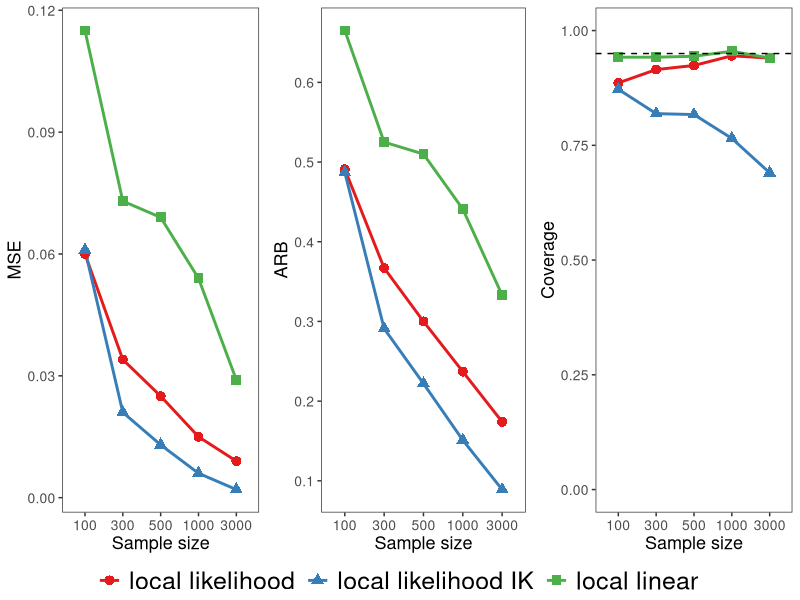
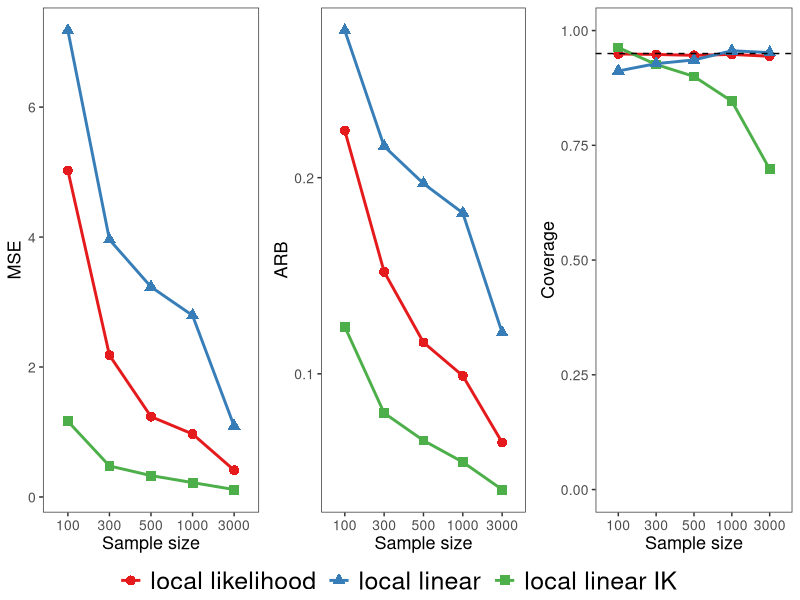
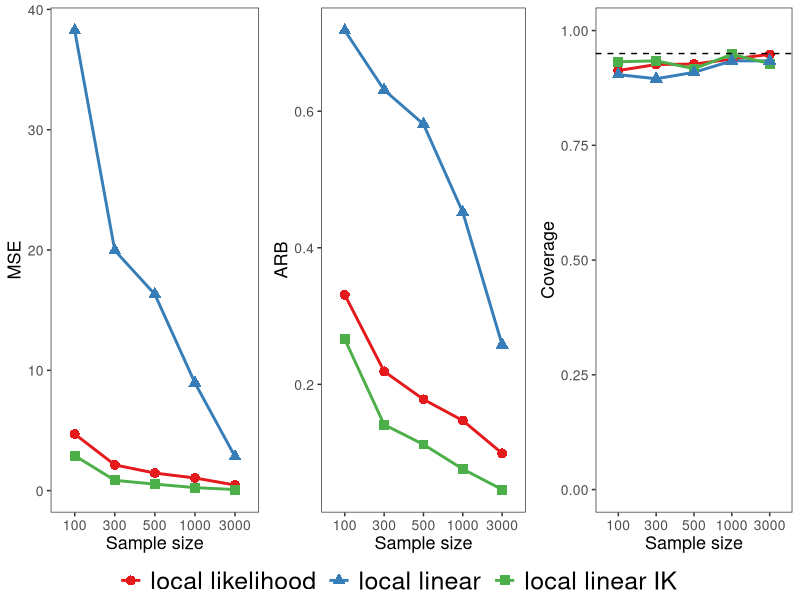

Here is the R script that generated these plots, in order:
library(tidyverse)
library(gridExtra)

type_binomial_trial100 = read.csv('100_type_binomial_trial_500.csv')
type_poisson_trial100 = read.csv('100_type_poisson_trial_500.csv')
type_ZIP_trial100 = read.csv('100_type_ZIP_trial_500.csv')
type_binomial_trial300 = read.csv('300_type_binomial_trial_500.csv')
type_poisson_trial300 = read.csv('300_type_poisson_trial_500.csv')
type_ZIP_trial300 = read.csv('300_type_ZIP_trial_500.csv')
type_binomial_trial500 = read.csv('500_type_binomial_trial_500.csv')
type_poisson_trial500 = read.csv('500_type_poisson_trial_500.csv')
type_ZIP_trial500 = read.csv('500_type_ZIP_trial_500.csv')
type_ZIP_trial1000 = read.csv('1000_type_ZIP_trial_500.csv')
type_binomial_trial1000 = read.csv('1000_type_binomial_trial_500.csv')
type_poisson_trial1000 = read.csv('1000_type_poisson_trial_500.csv')
type_binomial_trial3000 = read.csv('3000_type_binomial_trial_500.csv')
type_poisson_trial3000 = read.csv('3000_type_poisson_trial_500.csv')
type_ZIP_trial3000 = read.csv('3000_type_ZIP_trial_500.csv')

#----- Binomial
make_result = function(dataframe, truevalue, sample){
  
  dataframe = dataframe[complete.cases(dataframe),]
  ind = which(dataframe$zipest_IK!= Inf) 

  mse_local = round(mean((dataframe$zipest-truevalue)^2), 3)
  mse_local_IK = round(mean((dataframe$zipest_IK[ind]-truevalue)^2), 3)
  mse_lin = round(mean((dataframe$linest-truevalue)^2), 3)
  
  abs_local = round(mean(abs(dataframe$zipest-truevalue)/abs(truevalue)), 3)
  abs_local_IK = round(mean(abs(dataframe$zipest_IK[ind]-truevalue)/abs(truevalue)), 3)
  abs_lin = round(mean(abs(dataframe$linest - truevalue)/abs(truevalue)), 3)
  
  ci_local = round(mean(dataframe$zip_ci_left <= truevalue & dataframe$zip_ci_right >= truevalue, na.rm=T), 3)
  ci_local_IK = round(mean(dataframe$zip_ci_left_IK[ind] <= truevalue & dataframe$zip_ci_right_IK[ind] >= truevalue, na.rm=T), 3)
  ci_lin = round(mean(dataframe$lin_ci_left <= truevalue & dataframe$lin_ci_right >= truevalue, na.rm=T), 3)
  
  result = data.frame('num_sam' = sample, 'mselocal' = mse_local, 'abslocal' = c(abs_local), 'cilocal' = c(ci_local), 'mselocal_IK' = mse_local_IK, 'abslocal_IK' = c(abs_local_IK), 'cilocal_IK' = c(ci_local_IK), 'mselin' = mse_lin, 'abslin' = abs_lin, 'cilin' = ci_lin)
  
  return(result)
}


logistic = function(x) { exp(x)/(1+exp(x))}
truediff_binomial =logistic(-0.3) - logistic(1.5)

# n = 100
bin100 = make_result(type_binomial_trial100, truediff_binomial, 100)

# n = 300
bin300 = make_result(type_binomial_trial300, truediff_binomial, 300)

# n = 500
bin500 = make_result(type_binomial_trial500, truediff_binomial, 500)

# n = 1000
bin1000 = make_result(type_binomial_trial1000,  truediff_binomial, 1000)

# n = 3000
bin3000 = make_result(type_binomial_trial3000, truediff_binomial, 3000)


binomial = rbind(bin100, bin300, bin500, bin1000, bin3000)
colnames(binomial) = c('N', 'local likelihood mse', 'local likelihood arb', 'local likelihood coverage', 'local likelihood IK mse', 'local likelihood IK arb', 'local likelihood IK coverage', 'local linear mse', 'local linear arb', 'local linear coverage')

#----- Poisson / Zero-inflated 
make_result = function(dataframe, truevalue, sample){
  
  dataframe = dataframe[complete.cases(dataframe),]
  ind = which(dataframe$zipest!= Inf) 

  mse_local = round(mean((dataframe$zipest[ind]-truevalue)^2), 3)
  mse_lin_IK = round(mean((dataframe$linest_IK_r-truevalue)^2), 3)
  mse_lin = round(mean((dataframe$linest-truevalue)^2), 3)
  
  abs_local = round(mean(abs(dataframe$zipest[ind]-truevalue)/truevalue), 3)
  abs_lin_IK = round(mean(abs(dataframe$linest_IK_r-truevalue)/truevalue), 3)
  abs_lin = round(mean(abs(dataframe$linest - truevalue)/truevalue), 3)
  
  ci_local = round(mean(dataframe$zip_ci_left[ind] <= truevalue & dataframe$zip_ci_right[ind] >= truevalue, na.rm=T), 3)
  ci_lin_IK = round(mean(dataframe$lin_ci_left_IK_r <= truevalue & dataframe$lin_ci_right_IK_r >= truevalue, na.rm=T), 3)
  ci_lin = round(mean(dataframe$lin_ci_left <= truevalue & dataframe$lin_ci_right >= truevalue, na.rm=T), 3)
  
  result = data.frame('num_sam' = sample, 'mselocal' = mse_local, 'abslocal' = c(abs_local), 'cilocal' = c(ci_local), 'mselin_IK' = mse_lin_IK, 'abslin_IK' = c(abs_lin_IK), 'cilin_IK' = c(ci_lin_IK), 'mselin' = mse_lin, 'abslin' = abs_lin, 'cilin' = ci_lin)
  
  return(result)
}

truediff_poisson = exp(2.3) - exp(1.1)
poi100 = make_result(type_poisson_trial100, truediff_poisson, sample=100) 
poi300 = make_result(type_poisson_trial300, truediff_poisson, sample=300) 
poi500 = make_result(type_poisson_trial500, truediff_poisson, sample=500)
poi1000 = make_result(type_poisson_trial1000, truediff_poisson, sample=1000)
poi3000 = make_result(type_poisson_trial3000, truediff_poisson, sample=3000)


poi = rbind(poi100, poi300, poi500, poi1000,  poi3000)
colnames(poi) =  c('N', 'local likelihood mse', 'local likelihood arb', 'local likelihood coverage', 'local linear IK mse', 'local linear IK arb', 'local linear IK coverage', 'local linear mse', 'local linear arb', 'local linear coverage')


truediff_zip = exp(2.3)/(1+exp(-0.3)) - exp(1.1)/(1+exp(1.5))
zip100 = make_result(type_ZIP_trial100 , truediff_zip, 100)
zip300 = make_result(type_ZIP_trial300 , truediff_zip, 300)
zip500 = make_result(type_ZIP_trial500, truediff_zip, 500)
zip1000 = make_result(type_ZIP_trial1000, truediff_zip, 1000)
zip3000 = make_result(type_ZIP_trial3000, truediff_zip, 3000)
zip = rbind(zip100, zip300, zip500, zip1000, zip3000)

colnames(zip) = c('N', 'local likelihood mse', 'local likelihood arb', 'local likelihood coverage', 'local linear IK mse', 'local linear IK arb', 'local linear IK coverage', 'local linear mse', 'local linear arb', 'local linear coverage')


library(ggpubr)
make_graph = function(data){
  mse = data %>% gather(model, mse, contains("mse")) %>% mutate(.data = ., model = str_sub(string = model, start = -30, end = -4)) %>% 
    ggplot() + geom_line(mapping = aes(x=factor(N), y= mse, color=model, group=model), size=1) +
    geom_point(mapping = aes(x = factor(N), y=mse, color=model, group=model, shape=model), size=3) +theme_bw()+
    theme(panel.grid.major.x = element_blank(), panel.grid.minor.x = element_blank(), 
          panel.grid.major.y = element_blank(), panel.grid.minor.y = element_blank(), 
          #axis.ticks.x=element_blank(), 
          #axis.ticks.y=element_blank(), 
          axis.text.y=element_text(size=10), 
          axis.text.x=element_text(size=10),
          axis.title.x = element_text(size=13),
          axis.title.y = element_text(size=13),
          plot.title = element_text(face = "bold", size = 15, hjust = 0.5),
          legend.title = element_blank(), legend.text = element_text(size=18), legend.position='bottom') + scale_color_brewer(palette= "Set1")+ xlab('Sample size') + ylab('MSE')
  
  arb = data %>% gather(model, arb, contains("arb")) %>%  mutate(.data = ., model = str_sub(string = model, start = -30, end = -4)) %>% 
    ggplot() + geom_line(mapping = aes(x=factor(N), y= arb, color=model, group=model), size=1) +
    geom_point(mapping = aes(x = factor(N), y=arb, color=model, group=model, shape=model), size=3) +theme_bw()+
    theme(panel.grid.major.x = element_blank(), panel.grid.minor.x = element_blank(), 
          panel.grid.major.y = element_blank(), panel.grid.minor.y = element_blank(), 
          #axis.ticks.x=element_blank(), 
          #axis.ticks.y=element_blank(), 
          axis.text.y=element_text(size=10), 
          axis.text.x=element_text(size=10),
          axis.title.x = element_text(size=13),
          axis.title.y = element_text(size=13),
          plot.title = element_text(face = "bold", size = 15, hjust = 0.5),
          legend.title = element_blank(), legend.text = element_text(size=18), legend.position='bottom') + scale_color_brewer(palette= "Set1")+ xlab('Sample size') + ylab('ARB')
  
  coverage = data %>% gather(model, coverage, contains("coverage")) %>%  mutate(.data = ., model = str_sub(string = model, start = -35, end = -10)) %>% 
    ggplot() + geom_line(mapping = aes(x=factor(N), y= coverage, color=model, group=model), size=1) +
    geom_point(mapping = aes(x = factor(N), y=coverage, color=model, group=model, shape=model), size=3) +theme_bw()+
    theme(panel.grid.major.x = element_blank(), panel.grid.minor.x = element_blank(), 
          panel.grid.major.y = element_blank(), panel.grid.minor.y = element_blank(), 
          #axis.ticks.x=element_blank(), 
          #axis.ticks.y=element_blank(), 
          axis.text.y=element_text(size=10), 
          axis.text.x=element_text(size=10),
          axis.title.x = element_text(size=13),
          axis.title.y = element_text(size=13),
          plot.title = element_text(face = "bold", size = 15, hjust = 0.5),
          legend.title = element_blank(), legend.text = element_text(size=18), legend.position='bottom') + ylim(0, 1) +  scale_color_brewer(palette= "Set1")+ geom_hline(yintercept=0.95, linetype=2) + xlab('Sample size') + ylab('Coverage')
  
  
  return(ggarrange(mse, arb, coverage, nrow=1, common.legend = TRUE, legend="bottom"))
  
}


bernoulli_graph = make_graph(binomial)




bernoulli_graph = make_graph(binomial)
poi_graph = make_graph(poi)
zip_graph = make_graph(zip)

pdf("binomial.pdf", height=6, width=15)
bernoulli_graph
dev.off()
pdf("poisson.pdf", height=6, width=15)
poi_graph
dev.off()
pdf("zip.pdf", height=6, width=15)
zip_graph
dev.off()
